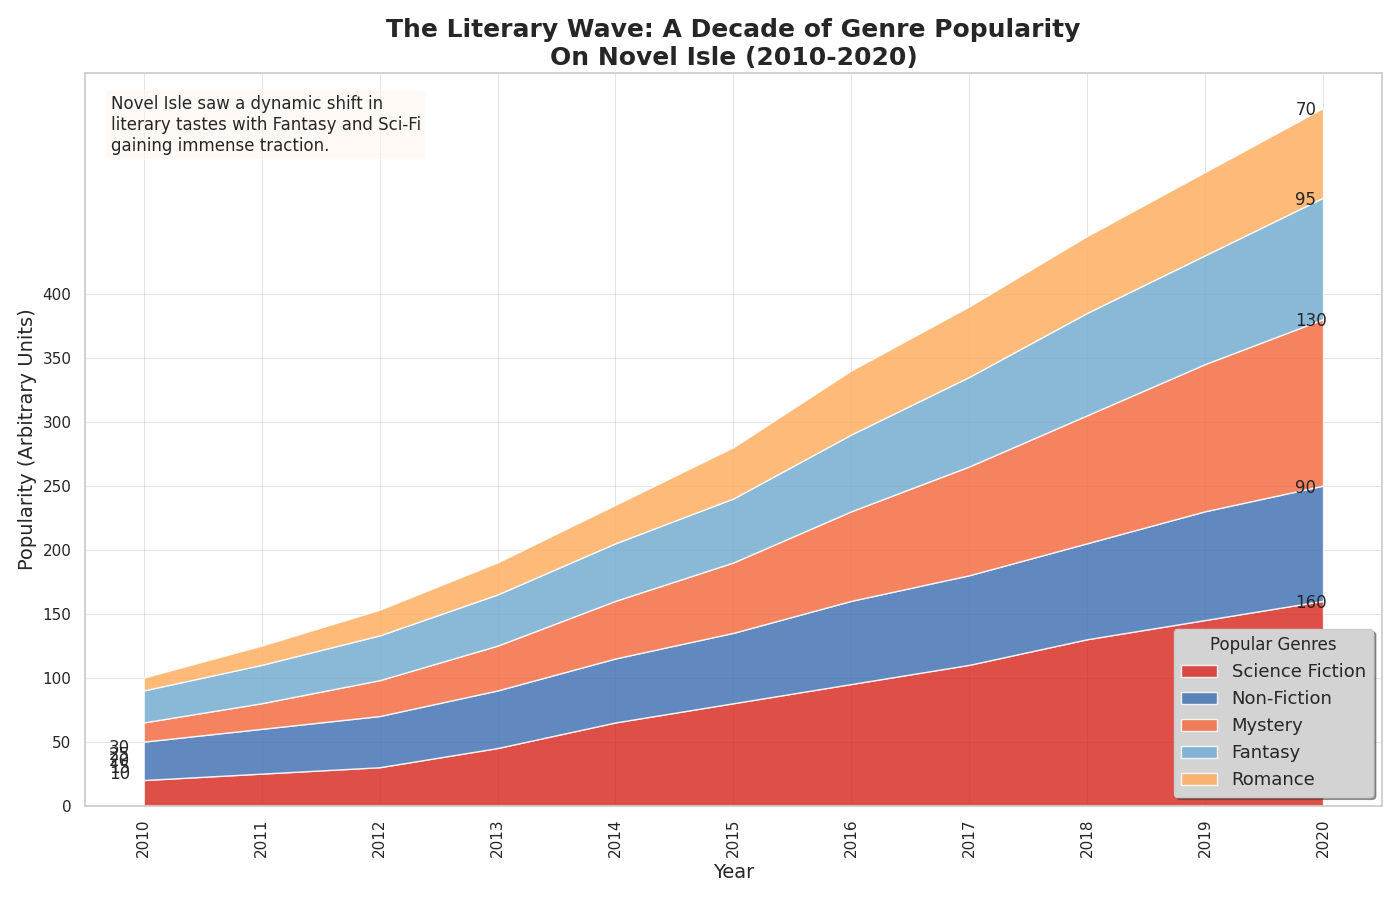

The Python source for this figure:
import numpy as np
import matplotlib.pyplot as plt

years = np.arange(2010, 2021)

fantasy = np.array([20, 25, 30, 45, 65, 80, 95, 110, 130, 145, 160])
mystery = np.array([30, 35, 40, 45, 50, 55, 65, 70, 75, 85, 90])
science_fiction = np.array([15, 20, 28, 35, 45, 55, 70, 85, 100, 115, 130])
romance = np.array([25, 30, 35, 40, 45, 50, 60, 70, 80, 85, 95])
non_fiction = np.array([10, 15, 20, 25, 30, 40, 50, 55, 60, 65, 70])

genre_data = np.vstack([fantasy, mystery, science_fiction, romance, non_fiction])

fig, ax = plt.subplots(figsize=(14, 9))

# Changed color palette
colors = ['#d73027', '#4575b4', '#f46d43', '#74add1', '#fdae61']
# Randomly shuffled labels
labels = ['Science Fiction', 'Non-Fiction', 'Mystery', 'Fantasy', 'Romance']

ax.stackplot(years, genre_data, labels=labels, colors=colors, alpha=0.85)

ax.set_title("The Literary Wave: A Decade of Genre Popularity\nOn Novel Isle (2010-2020)", fontsize=18, fontweight='bold')
ax.set_xlabel('Year', fontsize=14)
ax.set_ylabel('Popularity (Arbitrary Units)', fontsize=14)

# Random placement and style of legend
ax.legend(loc='lower right', fontsize=13, title='Popular Genres', frameon=True, shadow=True, facecolor='lightgray')

# Random grid style
ax.grid(color='gray', linestyle='-', linewidth=0.5, alpha=0.3)

props = dict(boxstyle='round', facecolor='seashell', alpha=0.5)
textstr = ('Novel Isle saw a dynamic shift in\n'
           'literary tastes with Fantasy and Sci-Fi\n'
           'gaining immense traction.')
ax.text(0.02, 0.97, textstr, transform=ax.transAxes, fontsize=12,
        verticalalignment='top', bbox=props)

plt.xticks(years, rotation=90)
plt.yticks(np.arange(0, 401, 50))

# Randomly chosen annotation styles
for idx, genre in enumerate(labels):
    ax.annotate(f'{genre_data[idx, 0]}', (2010, genre_data[idx, 0]), textcoords="offset points", xytext=(-10,10), ha='right')
    ax.annotate(f'{genre_data[idx, -1]}', (2020, genre_data[idx, -1] + np.sum(genre_data[:idx, -1])), textcoords="offset points", xytext=(-20,-5), ha='left')

plt.tight_layout()
plt.show()
